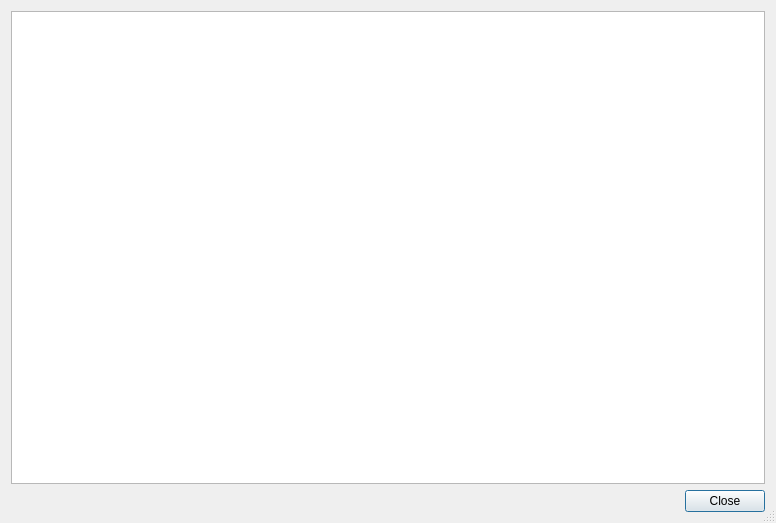
<?xml version="1.0" encoding="UTF-8"?>
<ui version="4.0">
 <class>HelpInputWindow</class>
 <widget class="QDialog" name="HelpInputWindow">
  <property name="enabled">
   <bool>true</bool>
  </property>
  <property name="geometry">
   <rect>
    <x>0</x>
    <y>0</y>
    <width>776</width>
    <height>523</height>
   </rect>
  </property>
  <property name="windowTitle">
   <string>Kroket - Graph Description Language</string>
  </property>
  <property name="windowIcon">
   <iconset resource="kroket.qrc">
    <normaloff>:/resources/gfx/kroket-icon.svg</normaloff>:/resources/gfx/kroket-icon.svg</iconset>
  </property>
  <property name="sizeGripEnabled">
   <bool>true</bool>
  </property>
  <layout class="QVBoxLayout">
   <item>
    <widget class="QTextBrowser" name="textBrowser">
     <property name="documentTitle">
      <string>Kroket Graph Description Language</string>
     </property>
     <property name="source">
      <url>
       <string>qrc:/resources/doc/kroket-format.html</string>
      </url>
     </property>
     <property name="searchPaths">
      <stringlist/>
     </property>
    </widget>
   </item>
   <item>
    <layout class="QHBoxLayout">
     <item>
      <spacer>
       <property name="orientation">
        <enum>Qt::Horizontal</enum>
       </property>
       <property name="sizeHint" stdset="0">
        <size>
         <width>40</width>
         <height>20</height>
        </size>
       </property>
      </spacer>
     </item>
     <item>
      <widget class="QPushButton" name="btnClose">
       <property name="text">
        <string>Close</string>
       </property>
       <property name="icon">
        <iconset resource="kroket.qrc">
         <normaloff>:/resources/gfx/close.png</normaloff>:/resources/gfx/close.png</iconset>
       </property>
      </widget>
     </item>
    </layout>
   </item>
  </layout>
 </widget>
 <resources>
  <include location="kroket.qrc"/>
 </resources>
 <connections>
  <connection>
   <sender>btnClose</sender>
   <signal>clicked()</signal>
   <receiver>HelpInputWindow</receiver>
   <slot>hide()</slot>
   <hints>
    <hint type="sourcelabel">
     <x>349</x>
     <y>275</y>
    </hint>
    <hint type="destinationlabel">
     <x>199</x>
     <y>149</y>
    </hint>
   </hints>
  </connection>
 </connections>
</ui>
